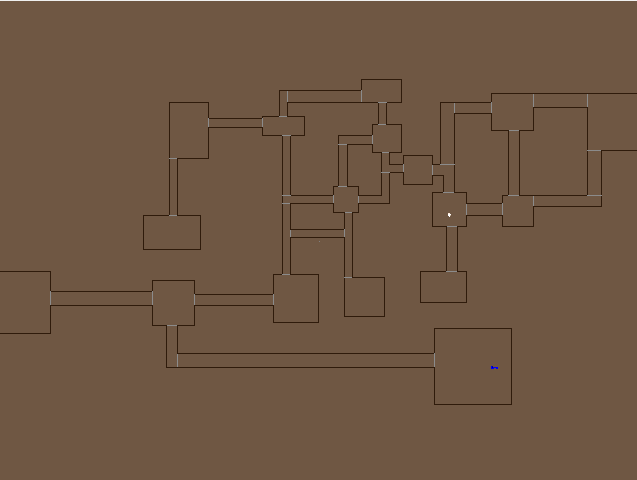
#> input picture Task 4/map_full.png, 637 x 480 px, found by its file name
$ python wall_detection_test.py
#> lines starting #> are read from the running program, lines starting #| are printed output that depends on the picture; after the words box and inside, x2 and y2 are one past the last pixel; in counts of white or black regions, pixels touching at a corner belong together
import cv2
import numpy as np


# ── Exact map colors (provided) ───────────────────────────────────────────────
# Background : RGBA(111, 87, 67)  →  BGR=(67,  87, 111)
# Wall border: RGBA( 71, 49, 32)  →  BGR=(32,  49,  71)
# Gray lines : RGBA(135,132,130)  →  BGR=(130,132, 135)
COLOR_WALL = (71,  49,  32)   # RGB
COLOR_GRAY = (135, 132, 130)  # RGB
COLOR_BG   = (111,  87,  67)  # RGB
COLOR_TOL  = 25               # ± tolerance for color matching


def load_map(image_path):
#> called with image_path = 'map_full.png'
    img = cv2.imread(image_path)
#> img is the input picture: shape (480, 637, 3); mean B, G, R 66.5, 86.3, 110.2
    if img is None:
        raise FileNotFoundError(f"Cannot load: {image_path}")
    return img


def color_mask(img, rgb_target, tol=COLOR_TOL):
    """Return binary mask for pixels within ±tol of rgb_target."""
    r, g, b = rgb_target
    lower = np.array([max(0,   b-tol), max(0,   g-tol), max(0,   r-tol)], dtype=np.uint8)
    upper = np.array([min(255, b+tol), min(255, g+tol), min(255, r+tol)], dtype=np.uint8)
    return cv2.inRange(img, lower, upper)


def build_occupancy_grid(img):
    """
    Build wall occupancy grid using exact wall border color.
    1 = wall/obstacle, 0 = free space.
    Walls are dilated by 1px to ensure no path clips a wall edge.
    Gray lines are replaced with background color before processing
    so they contribute zero wall pixels.
    """
    # 1. Mask gray lines → replace with background so they are invisible to wall detector
    gray_px   = color_mask(img, COLOR_GRAY)
    bg_color_bgr = [COLOR_BG[2], COLOR_BG[1], COLOR_BG[0]]   # BGR
    cleaned   = img.copy()
    cleaned[gray_px > 0] = bg_color_bgr

    # 2. Detect wall pixels by exact color on the cleaned image
    wall_px   = color_mask(cleaned, COLOR_WALL)

    # 3. Dilate walls by 1px to close hairline gaps
    kernel    = np.ones((3, 3), np.uint8)
    wall_full = cv2.dilate(wall_px, kernel, iterations=1)

    occ_grid  = (wall_full > 0).astype(np.uint8)
    return occ_grid, gray_px, wall_px


def find_player_and_dest(img):
    """
    Player = white dot  (largest white cluster, ignoring image border).
    Dest   = blue dot   (only a few pixels, use centroid).
    Returns pixel (x, y) for each.
    """
    h, w = img.shape[:2]
    BORDER = 5   # ignore outermost pixels (top border artifact is white)

    # ── White dot (player) ─────────────────────────────────────────────────
    white_mask = cv2.inRange(img,
                             np.array([200, 200, 200]),
                             np.array([255, 255, 255]))
    white_mask[:BORDER, :]  = 0   # kill top-border artifact
    white_mask[-BORDER:, :] = 0
    white_mask[:, :BORDER]  = 0
    white_mask[:, -BORDER:] = 0

    num_labels, _, stats, centroids = cv2.connectedComponentsWithStats(white_mask)
    if num_labels > 1:
        largest    = 1 + np.argmax(stats[1:, cv2.CC_STAT_AREA])
        player_pos = (int(centroids[largest][0]), int(centroids[largest][1]))
    else:
        player_pos = None

    # ── Blue dot (destination) ────────────────────────────────────────────
    blue_mask = cv2.inRange(img,
                            np.array([100,   0,   0]),
                            np.array([255,  80,  80]))
    M = cv2.moments(blue_mask)
    dest_pos = (int(M["m10"]/M["m00"]), int(M["m01"]/M["m00"])) if M["m00"] > 0 else None

    return player_pos, dest_pos


def visualize(img, gray_px, wall_px, occ_grid, player_pos, dest_pos):
    """
    2×2 panel:
      Original  |  Gray lines detected
      Wall mask |  Final occupancy grid (with P and D dots)
    """
    h, w = img.shape[:2]

    def label(panel, text):
        out = panel.copy()
        cv2.putText(out, text, (5, 15), cv2.FONT_HERSHEY_SIMPLEX, 0.42, (0, 255, 255), 1)
        return out

    def to_bgr(mask, color):
        base = np.zeros((h, w, 3), dtype=np.uint8)
        base[mask > 0] = color
        return base

    def draw_dots(panel):
        vis = panel.copy()
        if player_pos:
            cv2.circle(vis, player_pos, 7, (255, 255, 255), -1)
            cv2.putText(vis, "P", (player_pos[0]+8, player_pos[1]),
                        cv2.FONT_HERSHEY_SIMPLEX, 0.4, (255, 255, 255), 1)
        if dest_pos:
            cv2.circle(vis, dest_pos, 7, (255, 100, 0), -1)
            cv2.putText(vis, "D", (dest_pos[0]+8, dest_pos[1]),
                        cv2.FONT_HERSHEY_SIMPLEX, 0.4, (255, 100, 0), 1)
        return vis

    p1 = label(draw_dots(img.copy()),                       "Original Map")
    p2 = label(to_bgr(gray_px,  [0, 255, 255]),             "Gray Lines Detected")
    p3 = label(to_bgr(wall_px,  [0, 80, 200]),              "Wall Color Mask")
    p4 = label(draw_dots(to_bgr(occ_grid*255, [0,200,80])), "Final Occupancy Grid")

    return np.vstack([np.hstack([p1, p2]),
                      np.hstack([p3, p4])])


# ─── MAIN ────────────────────────────────────────────────────────────────────

if __name__ == "__main__":
    IMAGE_PATH = "map_full.png"

    print("[INFO] Loading map...")
    img = load_map(IMAGE_PATH)
    print(f"  Size: {img.shape[1]}x{img.shape[0]} px")
#|   Size: 637x480 px

    print("[INFO] Building occupancy grid...")
    occ_grid, gray_px, wall_px = build_occupancy_grid(img)
#> in color_mask, `return cv2.inRange(img, lower, upper)`:
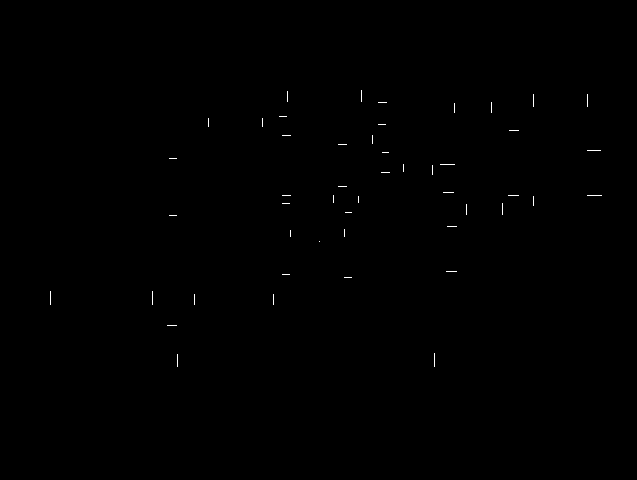
#> returned value: shape (480, 637); 0.16% white in thin lines or dots, all inside (x1, y1, x2, y2) = (50, 90, 602, 367)
#> in build_occupancy_grid, `cleaned[gray_px > 0] = bg_color_bgr`:
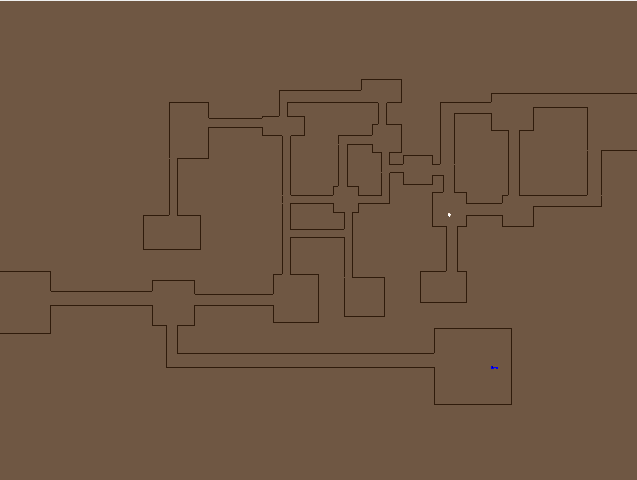
#> cleaned: shape (480, 637, 3); 0.16% of pixels changed, all inside (x1, y1, x2, y2) = (50, 90, 602, 367)
#> in color_mask (call 2), `return cv2.inRange(img, lower, upper)`: returned value: shape (480, 637); 1.8% white in thin lines or dots, all inside (x1, y1, x2, y2) = (0, 79, 637, 405)
#> in build_occupancy_grid, `wall_full = cv2.dilate(wall_px, kernel, iterations=1)`:
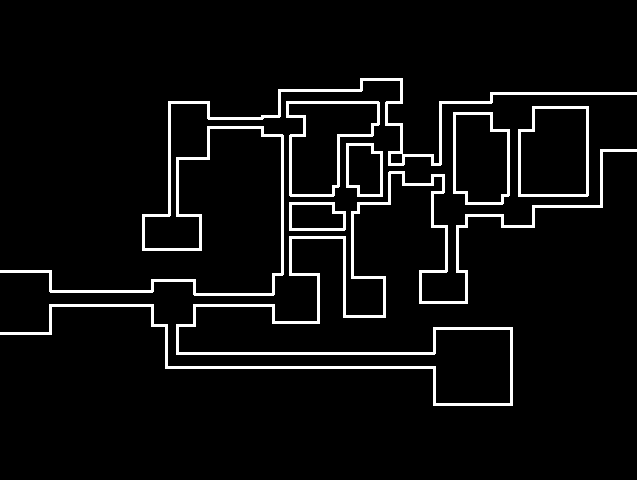
#> wall_full: shape (480, 637); 5.4% white; 7 white regions, largest, box (x1, y1, x2, y2) and area: (0, 149, 637, 406) 7316, (0, 78, 637, 296) 5160, (286, 101, 380, 197) 1181
    print(f"  Gray pixels masked : {(gray_px > 0).sum()}")
#|   Gray pixels masked : 487
    print(f"  Wall pixels (raw)  : {(wall_px > 0).sum()}")
#|   Wall pixels (raw)  : 5452
    print(f"  Wall coverage      : {occ_grid.mean()*100:.2f}%")
#|   Wall coverage      : 5.38%

    print("[INFO] Locating player (white dot) and destination (blue dot)...")
    player_pos, dest_pos = find_player_and_dest(img)
#> in find_player_and_dest, `white_mask = cv2.inRange(img, np.array([200, 200, 200]), np.array([255..`: white_mask: shape (480, 637); 0.21% white in thin lines or dots, all inside (x1, y1, x2, y2) = (0, 0, 637, 217)
#> in find_player_and_dest, `white_mask[:BORDER, :]  = 0`:
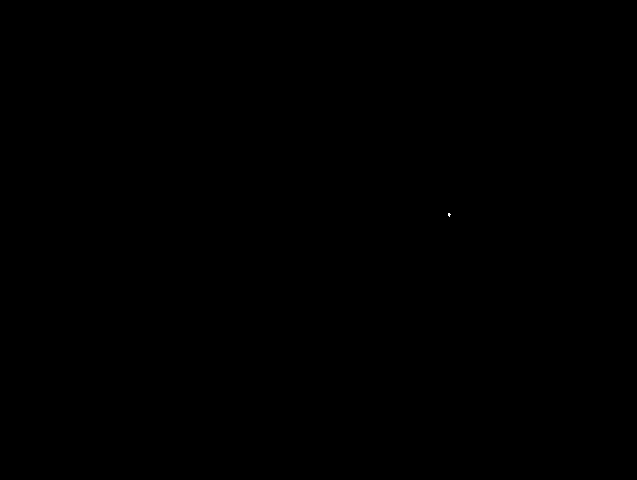
#> white_mask: shape (480, 637); 0% white in thin lines or dots, all inside (x1, y1, x2, y2) = (448, 213, 451, 217)
#> in find_player_and_dest, `num_labels, _, stats, centroids = cv2.connectedComponentsWithStats(whi..`: num_labels = 2; stats = [[0, 0, 637, 480, 305752], [448, 213, 3, 4, 8]]; centroids = [[318, 239.5], [448.8, 214.2]]
#> in find_player_and_dest, `largest    = 1 + np.argmax(stats[1:, cv2.CC_STAT_AREA])`: largest = 1
#> in find_player_and_dest, `player_pos = (int(centroids[largest][0]), int(centroids[largest][1]))`: player_pos = (448, 214)
#> in find_player_and_dest, `blue_mask = cv2.inRange(img, np.array([100,   0,   0]), np.array([255,..`: blue_mask: shape (480, 637); 0% white in thin lines or dots, all inside (x1, y1, x2, y2) = (491, 366, 498, 369)
#> in find_player_and_dest, `M = cv2.moments(blue_mask)`: M = moments, m00 3570, centre m10/m00, m01/m00 = (493.6, 367.2)
#> in find_player_and_dest, `dest_pos = (int(M["m10"]/M["m00"]), int(M["m01"]/M["m00"])) if M["m00"..`: dest_pos = (493, 367)
#> player_pos = (448, 214); dest_pos = (493, 367)
    print(f"  Player (pixel)     : {player_pos}")
#|   Player (pixel)     : (448, 214)
    print(f"  Destination (pixel): {dest_pos}")
#|   Destination (pixel): (493, 367)

    print("[INFO] Rendering visualization...")
    vis = visualize(img, gray_px, wall_px, occ_grid, player_pos, dest_pos)
#> in draw_dots, `cv2.putText(vis, "P", (player_pos[0]+8, player_pos[1]), cv2.FONT_HERSH..`: vis: shape (480, 637, 3); mean B, G, R 66.6, 86.4, 110.2
#> in draw_dots, `cv2.putText(vis, "D", (dest_pos[0]+8, dest_pos[1]), cv2.FONT_HERSHEY_S..`: vis: shape (480, 637, 3); mean B, G, R 66.7, 86.4, 110.2
#> call 3 of label, with text = 'Wall Color Mask'
#> in label (call 3), `cv2.putText(out, text, (5, 15), cv2.FONT_HERSHEY_SIMPLEX, 0.42, (0, 25..`:
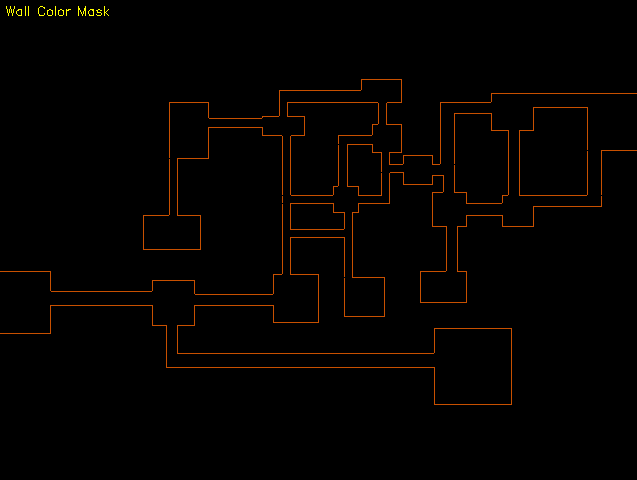
#> out: shape (480, 637, 3); mean of channels 0, 1, 2 0, 1.6, 3.8; drawn as B, G, R
#> in draw_dots (call 2), `cv2.putText(vis, "P", (player_pos[0]+8, player_pos[1]), cv2.FONT_HERSH..`: vis: shape (480, 637, 3); mean of channels 0, 1, 2 0.1, 10.9, 4.4
#> in draw_dots (call 2), `cv2.putText(vis, "D", (dest_pos[0]+8, dest_pos[1]), cv2.FONT_HERSHEY_S..`: vis: shape (480, 637, 3); mean of channels 0, 1, 2 0.3, 11, 4.4
#> call 4 of label, with text = 'Final Occupancy Grid'
#> in label (call 4), `cv2.putText(out, text, (5, 15), cv2.FONT_HERSHEY_SIMPLEX, 0.42, (0, 25..`:
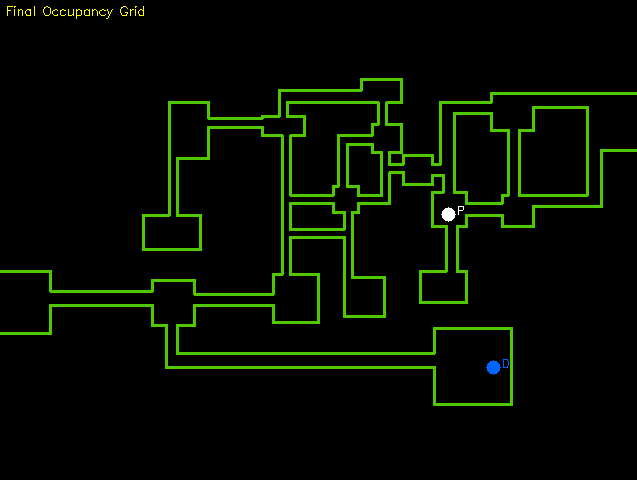
#> out: shape (480, 637, 3); mean of channels 0, 1, 2 0.3, 11.2, 4.7; drawn as B, G, R
#> in visualize, `return np.vstack([np.hstack([p1, p2]), np.hstack([p3, p4])])`:
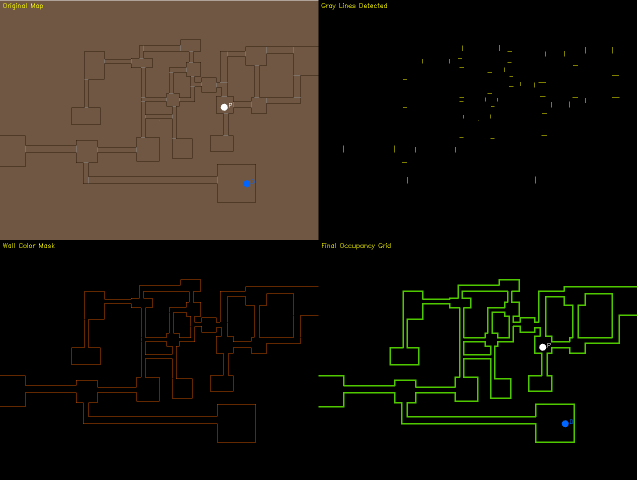
#> returned value: shape (960, 1274, 3) (shown at 1/2 size); mean of channels 0, 1, 2 16.7, 25, 29.9; drawn as B, G, R
    cv2.imshow("Wall Detection Final  |  Press any key to exit", vis)
    cv2.imwrite("wall_detection_final.png", vis)
    print("[INFO] Saved: wall_detection_final.png")
    cv2.waitKey(0)
    cv2.destroyAllWindows()

    # ── Save for RRT step ──────────────────────────────────────────────────
    np.save("occupancy_grid.npy", occ_grid)
    np.save("player_pos.npy",     np.array(player_pos))
    np.save("dest_pos.npy",       np.array(dest_pos))
    print("[INFO] Saved: occupancy_grid.npy | player_pos.npy | dest_pos.npy")
    print("[INFO] ✓ Ready for Step 2: RRT path planning!")
